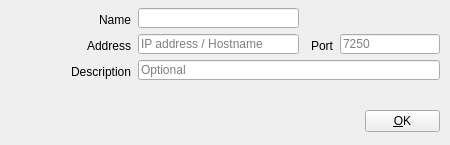
<?xml version="1.0" encoding="UTF-8"?>
<ui version="4.0">
 <class>OscOutputDialog</class>
 <widget class="QDialog" name="OscOutputDialog">
  <property name="geometry">
   <rect>
    <x>0</x>
    <y>0</y>
    <width>450</width>
    <height>145</height>
   </rect>
  </property>
  <property name="minimumSize">
   <size>
    <width>450</width>
    <height>145</height>
   </size>
  </property>
  <property name="maximumSize">
   <size>
    <width>450</width>
    <height>145</height>
   </size>
  </property>
  <property name="windowTitle">
   <string>New OSC Output</string>
  </property>
  <widget class="QLabel" name="labelDescription">
   <property name="geometry">
    <rect>
     <x>60</x>
     <y>64</y>
     <width>71</width>
     <height>16</height>
    </rect>
   </property>
   <property name="text">
    <string>Description</string>
   </property>
   <property name="alignment">
    <set>Qt::AlignRight|Qt::AlignTrailing|Qt::AlignVCenter</set>
   </property>
  </widget>
  <widget class="QPushButton" name="pushButtonOk">
   <property name="geometry">
    <rect>
     <x>365</x>
     <y>110</y>
     <width>75</width>
     <height>22</height>
    </rect>
   </property>
   <property name="focusPolicy">
    <enum>Qt::NoFocus</enum>
   </property>
   <property name="text">
    <string>&amp;OK</string>
   </property>
   <property name="shortcut">
    <string>Alt+O</string>
   </property>
  </widget>
  <widget class="QLineEdit" name="lineEditAddress">
   <property name="geometry">
    <rect>
     <x>138</x>
     <y>34</y>
     <width>161</width>
     <height>20</height>
    </rect>
   </property>
   <property name="placeholderText">
    <string>IP address / Hostname</string>
   </property>
  </widget>
  <widget class="QLabel" name="labelAddress">
   <property name="geometry">
    <rect>
     <x>80</x>
     <y>38</y>
     <width>51</width>
     <height>16</height>
    </rect>
   </property>
   <property name="text">
    <string>Address</string>
   </property>
   <property name="alignment">
    <set>Qt::AlignRight|Qt::AlignTrailing|Qt::AlignVCenter</set>
   </property>
  </widget>
  <widget class="QLabel" name="labelPort">
   <property name="geometry">
    <rect>
     <x>302</x>
     <y>36</y>
     <width>31</width>
     <height>20</height>
    </rect>
   </property>
   <property name="text">
    <string>Port</string>
   </property>
   <property name="alignment">
    <set>Qt::AlignRight|Qt::AlignTrailing|Qt::AlignVCenter</set>
   </property>
  </widget>
  <widget class="QLineEdit" name="lineEditDescription">
   <property name="geometry">
    <rect>
     <x>138</x>
     <y>60</y>
     <width>302</width>
     <height>20</height>
    </rect>
   </property>
   <property name="placeholderText">
    <string>Optional</string>
   </property>
  </widget>
  <widget class="QLineEdit" name="lineEditPort">
   <property name="geometry">
    <rect>
     <x>340</x>
     <y>34</y>
     <width>100</width>
     <height>20</height>
    </rect>
   </property>
   <property name="focusPolicy">
    <enum>Qt::ClickFocus</enum>
   </property>
   <property name="placeholderText">
    <string>7250</string>
   </property>
  </widget>
  <widget class="QLineEdit" name="lineEditDeviceName">
   <property name="geometry">
    <rect>
     <x>138</x>
     <y>8</y>
     <width>161</width>
     <height>20</height>
    </rect>
   </property>
  </widget>
  <widget class="QLabel" name="labelDeviceName">
   <property name="geometry">
    <rect>
     <x>80</x>
     <y>12</y>
     <width>51</width>
     <height>16</height>
    </rect>
   </property>
   <property name="text">
    <string>Name</string>
   </property>
   <property name="alignment">
    <set>Qt::AlignRight|Qt::AlignTrailing|Qt::AlignVCenter</set>
   </property>
  </widget>
  <widget class="QLabel" name="labelDeviceIcon">
   <property name="geometry">
    <rect>
     <x>10</x>
     <y>10</y>
     <width>64</width>
     <height>64</height>
    </rect>
   </property>
   <property name="text">
    <string/>
   </property>
   <property name="pixmap">
    <pixmap resource="Widgets.qrc">:/Graphics/Images/ServerBig.png</pixmap>
   </property>
   <property name="alignment">
    <set>Qt::AlignCenter</set>
   </property>
  </widget>
 </widget>
 <tabstops>
  <tabstop>lineEditDeviceName</tabstop>
  <tabstop>lineEditAddress</tabstop>
  <tabstop>lineEditPort</tabstop>
  <tabstop>lineEditDescription</tabstop>
 </tabstops>
 <resources>
  <include location="Widgets.qrc"/>
 </resources>
 <connections>
  <connection>
   <sender>pushButtonOk</sender>
   <signal>clicked()</signal>
   <receiver>OscOutputDialog</receiver>
   <slot>accept()</slot>
   <hints>
    <hint type="sourcelabel">
     <x>365</x>
     <y>122</y>
    </hint>
    <hint type="destinationlabel">
     <x>247</x>
     <y>144</y>
    </hint>
   </hints>
  </connection>
  <connection>
   <sender>lineEditAddress</sender>
   <signal>textChanged(QString)</signal>
   <receiver>OscOutputDialog</receiver>
   <slot>addressChanged(QString)</slot>
   <hints>
    <hint type="sourcelabel">
     <x>282</x>
     <y>45</y>
    </hint>
    <hint type="destinationlabel">
     <x>378</x>
     <y>0</y>
    </hint>
   </hints>
  </connection>
  <connection>
   <sender>lineEditDeviceName</sender>
   <signal>textChanged(QString)</signal>
   <receiver>OscOutputDialog</receiver>
   <slot>nameChanged(QString)</slot>
   <hints>
    <hint type="sourcelabel">
     <x>222</x>
     <y>16</y>
    </hint>
    <hint type="destinationlabel">
     <x>342</x>
     <y>1</y>
    </hint>
   </hints>
  </connection>
 </connections>
 <slots>
  <slot>addressFinished()</slot>
  <slot>nameFinished()</slot>
  <slot>testConnection()</slot>
  <slot>okClicked()</slot>
  <slot>nameChanged(QString)</slot>
  <slot>addressChanged(QString)</slot>
 </slots>
</ui>
